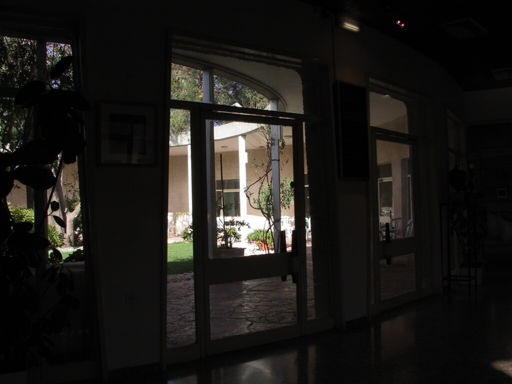
%> input picture EXP_0.bmp, 512 x 384 px
$ octave HW1.m   (GNU Octave 9; MATLAB toolbox functions it lacks are replaced by stand-ins)
%> lines starting %> are read from the running program, lines starting %| are printed output that depends on the picture
%> `inputImage = im2double(rgb2hsv(imread(picturename)));`: inputImage: size 384x512x3 double; mean H, S, V 0.167, 0.136, 0.11
### gammatransform.m
function outputImage=gammatransform(inputImage)
    % 定義期望的均值和標準差
    Value=inputImage(:,:,3);
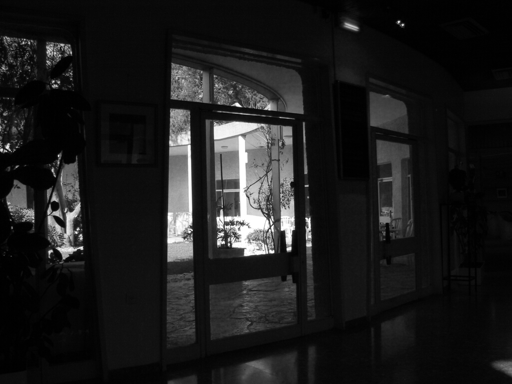
%> Value: size 384x512 double; min 0, max 1, mean 0.11
    [row,column]=size(Value);
%> row = 384; column = 512
    desiredMean = mean2(Value);
%> desiredMean = 0.11
    desiredStdDev = std2(Value);
%> desiredStdDev = 0.176
    tau=3.0;
    D=desiredMean+2*desiredStdDev-(desiredMean-2*desiredStdDev);
%> D = 0.705
    if D<=(1/tau)
        gamma= -log2(desiredStdDev);
    else
        gamma= exp(1-(desiredMean+desiredStdDev)/2);
%> gamma = 2.36
    end
    k= power(Value,gamma)+(1-power(Value,gamma)).*power(desiredMean,gamma);
    if (0.5-desiredMean)<=0
        c=double(zeros(row,column));
    else
        c=double(ones(row,column));
    end
    c=power(double((1+(c).*(k-1))),-1);
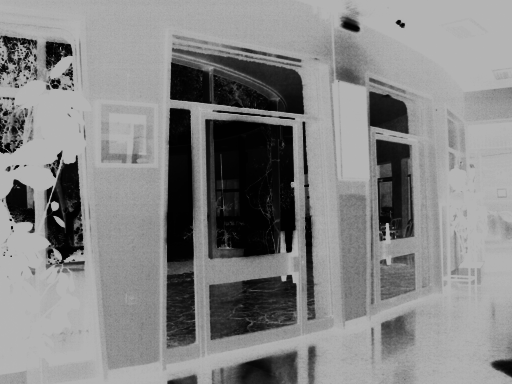
%> c: size 384x512 double; min 1, max 181, mean 132.8
    outputImage=inputImage;
    outputImage(:,:,3) =double( c .* double(imadjust(inputImage(:,:,3), [], [], gamma)));
%> outputImage: size 384x512x3 double; mean H, S, V 0.167, 0.136, 0.268
end

### print.m
function print(name,inputImage,outputImage)
%> called with name = 'EXP_0.bmp'
    %輸出經過gamma轉換後輸入和輸出的圖像變化曲線
    figure,plot(inputImage(:,:,3),outputImage(:,:,3),'.'),axis tight
    title('AGC後輸入和輸出的圖像變化曲線')
    xlabel('input level');
    ylabel('output level');
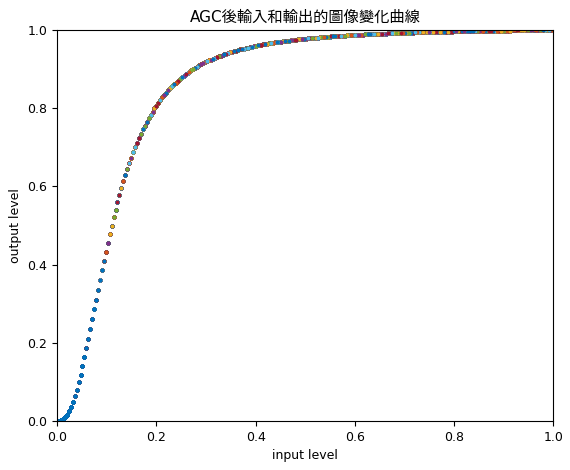
%> figure redrawn from the program's plot data
    %將圖形轉換回RGB
    inputImage=hsv2rgb(inputImage);
    outputImage=hsv2rgb(outputImage);
    %輸出原始圖像和轉換後的圖像
    figure,imshowpair(inputImage,outputImage,"montage")
%> after `imshowpair(inputImage,outputImage,"montage")`:
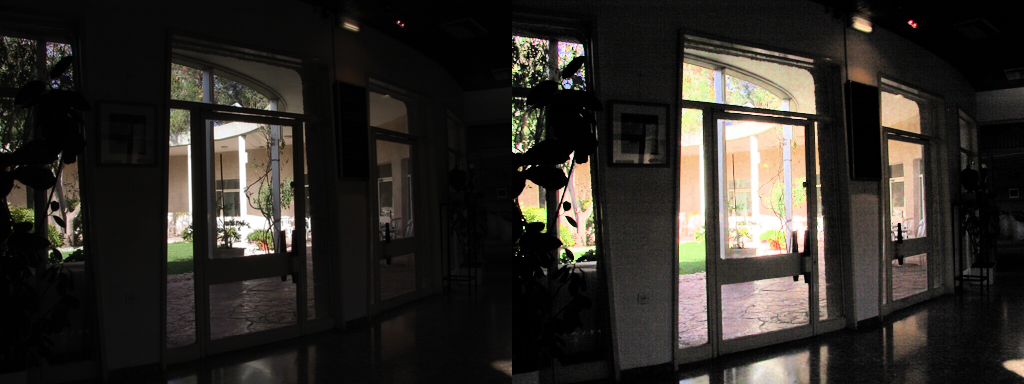
%> displayed picture: size 384x1024x3, on the screen's scale of 0 to 255; mean R, G, B 47.5, 43.9, 39
    title([name,'原始圖像  ','AGC後的圖像']);
    %輸出原始圖像和轉換後的圖像的直方圖
    histogrami = imhist(inputImage); % 计算直方圖
%> histogrami = 256 values, max 45798 at index 10, min 84 at index 202, mean 2304
    histogramo = imhist(im2uint8(outputImage));
%> histogramo = 256 values, max 46095 at index 2, min 9 at index 44, mean 2304
    figure;
    subplot(1, 2, 1);
    bar(histogrami); % 使用bar函数繪製直方圖
    title([name,' 的圖像直方圖']);
    xlabel('像素值');
    ylabel('像素頻率');
    subplot(1, 2, 2);
    bar(histogramo); % 使用bar函数繪製直方圖
    title([name,' AGC後圖像直方圖']);
    xlabel('像素值');
    ylabel('像素頻率');
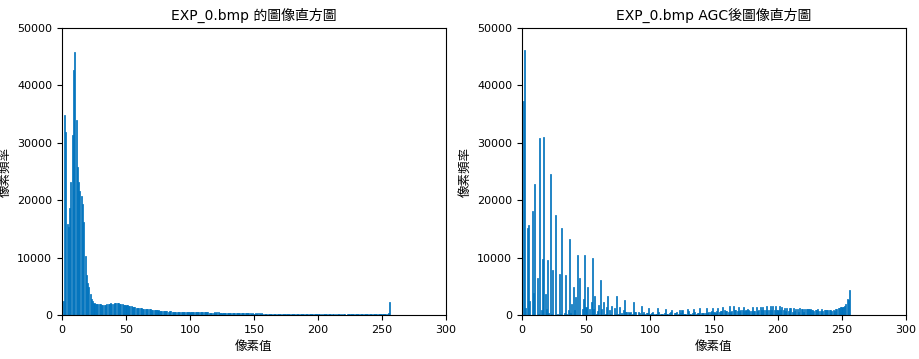
%> figure redrawn from the program's plot data, 2 panels; panel 1: tallest bar 45798 high, from x = 9.6 to 10.4; panel 2: tallest bar 46095 high, from x = 1.6 to 2.4

    %比較一般gamma轉換和AGC轉換的差別
    G=imadjust(inputImage, [], [],0.5);
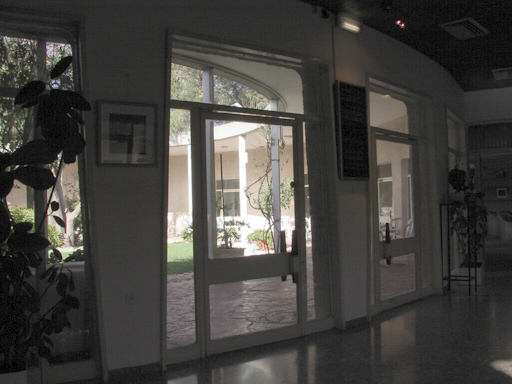
%> G: size 384x512x3 double; mean R, G, B 0.268, 0.26, 0.247
    figure,imshowpair(inputImage,G,"montage")
%> after `imshowpair(inputImage,G,"montage")`:
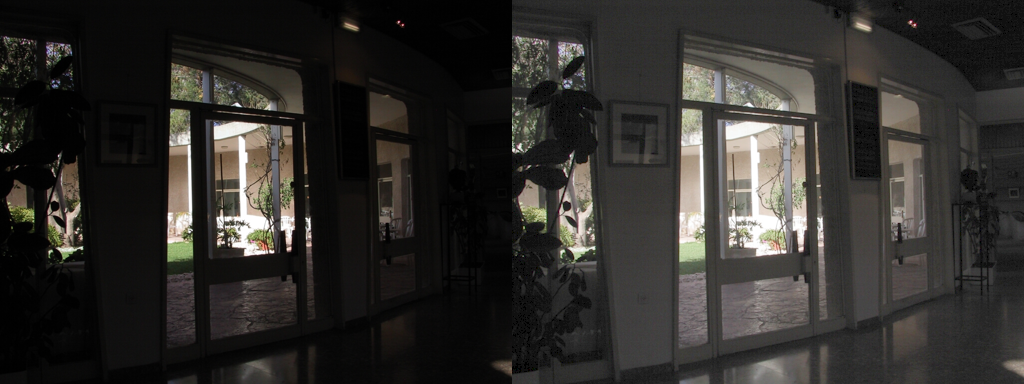
%> displayed picture: size 384x1024x3, on the screen's scale of 0 to 255; mean R, G, B 48, 46.1, 43
    title([name,'原始圖像  ','GC後的圖像']);

%> the run ends on the next line
    score("inputImage",im2uint8(inputImage));
    score("outputImage",im2uint8(outputImage));
    score("gamma",im2uint8(G));

    figure;
    subplot(1, 2, 1);
    bar(histogrami); % 使用bar函数繪製直方圖
    title([name,' 的圖像直方圖']);
    xlabel('像素值');
    ylabel('像素頻率');
    subplot(1, 2, 2);
    bar(imhist(G)); % 使用bar函数繪製直方圖
    title([name,' GC後圖像直方圖']);
    xlabel('像素值');
    ylabel('像素頻率');

    figure,imshowpair(G,outputImage,"montage")
    title([name,'GC後的圖像  ','AGC後的圖像']);
end

### HW1.m
%https://jivp-eurasipjournals.springeropen.com/articles/10.1186/s13640-016-0138-1
clear
close all
picturename='EXP_0.bmp';
inputImage = im2double(rgb2hsv(imread(picturename)));%read image and changed to hsv
outputImage=gammatransform(inputImage);
print(picturename,inputImage,outputImage);

$ run again, with EXP_4.bmp copied over EXP_0.bmp
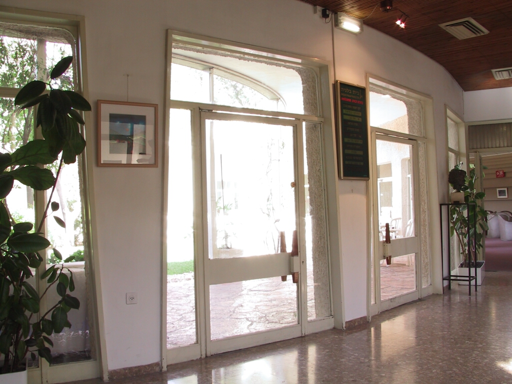
%> input picture EXP_4.bmp, 512 x 384 px
%> in gammatransform, `Value=inputImage(:,:,3);`:
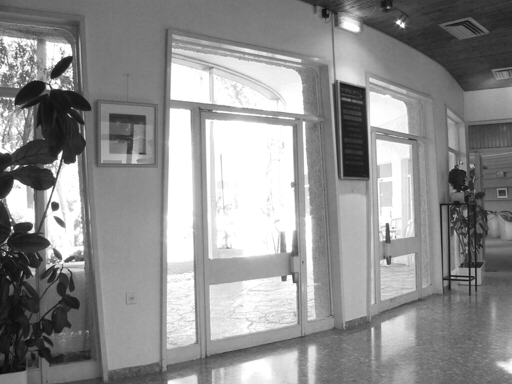
%> Value: size 384x512 double; min 0.0392, max 1, mean 0.562
%> desiredMean = 0.562
%> desiredStdDev = 0.253
%> D = 1.01
%> gamma = 1.81
%> c: size 384x512 double; every value is 1
%> histogrami = 256 values, max 49617 at index 256, min 0 at index 1, mean 2304
%> histogramo = 256 values, max 49617 at index 256, min 1 at index 1, mean 2304
%> in print, `imshowpair(inputImage,G,"montage")`:
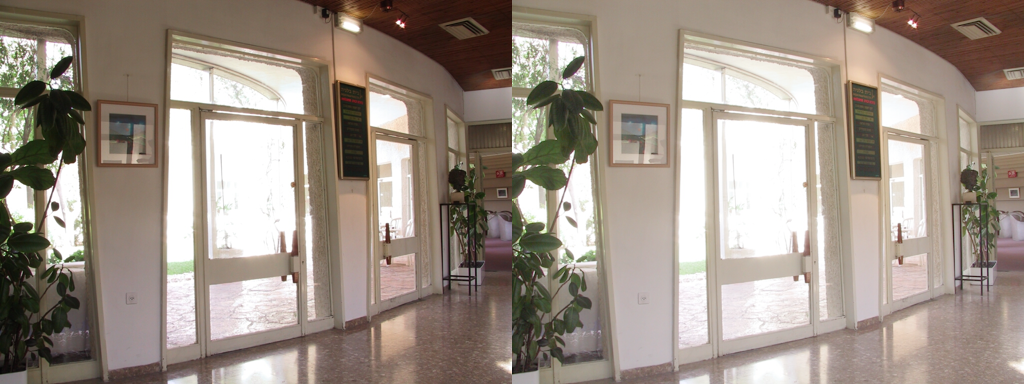
%> displayed picture: size 384x1024x3, on the screen's scale of 0 to 255; mean R, G, B 158, 145.9, 134.8
